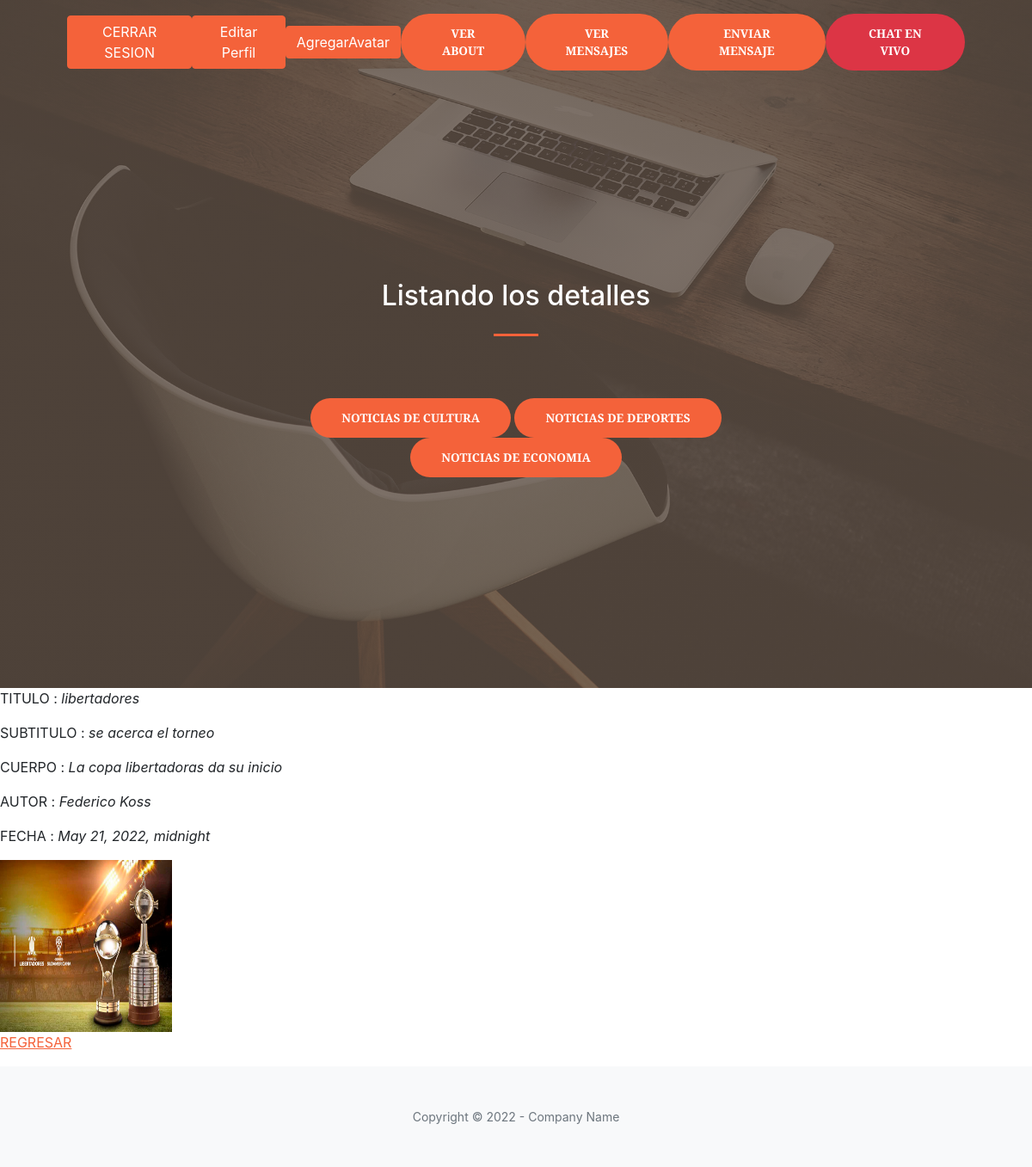
/AppBlog/sports/2 (signed in), run on the app's committed database.
### AppBlog/models.py (models this page shows, shortened)
class Sports(models.Model):
    titulo = models.CharField(max_length=50)
    subtitulo= models.CharField(max_length=50)
    cuerpo = models.CharField(max_length=150)
    autor = models.CharField(max_length=50)
    fecha = models.DateTimeField(max_length=50)
    imagen = models.ImageField(upload_to='Sports' , blank=True, null=True)

### AppBlog/views.py (the view)
# urls.py: path('sports/<pk>', SportsDetalle.as_view(), name='sports_detalle'),
class SportsDetalle(LoginRequiredMixin,DetailView):
    model = Sports
    template_name = 'AppBlog/sports_detalle.html'

### AppBlog/templates/AppBlog/sports_detalle.html
{% extends "AppBlog/padre.html" %}
{% load static %}
{% block titulo %}
<h2 style="color:white">Listando los detalles</h2>
{% endblock %}
{% block cuerpo %}
<p>TITULO : <i>{{sports.titulo}}</i></p>
<p>SUBTITULO : <i>{{sports.subtitulo}}</i></p>
<p>CUERPO : <i>{{sports.cuerpo}}</i></p>
<p>AUTOR : <i>{{sports.autor}}</i></p>
<p>FECHA : <i>{{sports.fecha}}</i></p>
<img src="{{sports.imagen.url}}"  height="200px" width="200px">
<p>
    <a href="{% url 'sports_listar' %}">REGRESAR</a>
</p>
{% endblock %}

### data on the page
Sports: titulo "libertadores", subtitulo "se acerca el torneo", cuerpo "La copa libertadoras da su inicio", autor "Federico Koss", fecha "May 21, 2022, midnight", imagen (picture)
